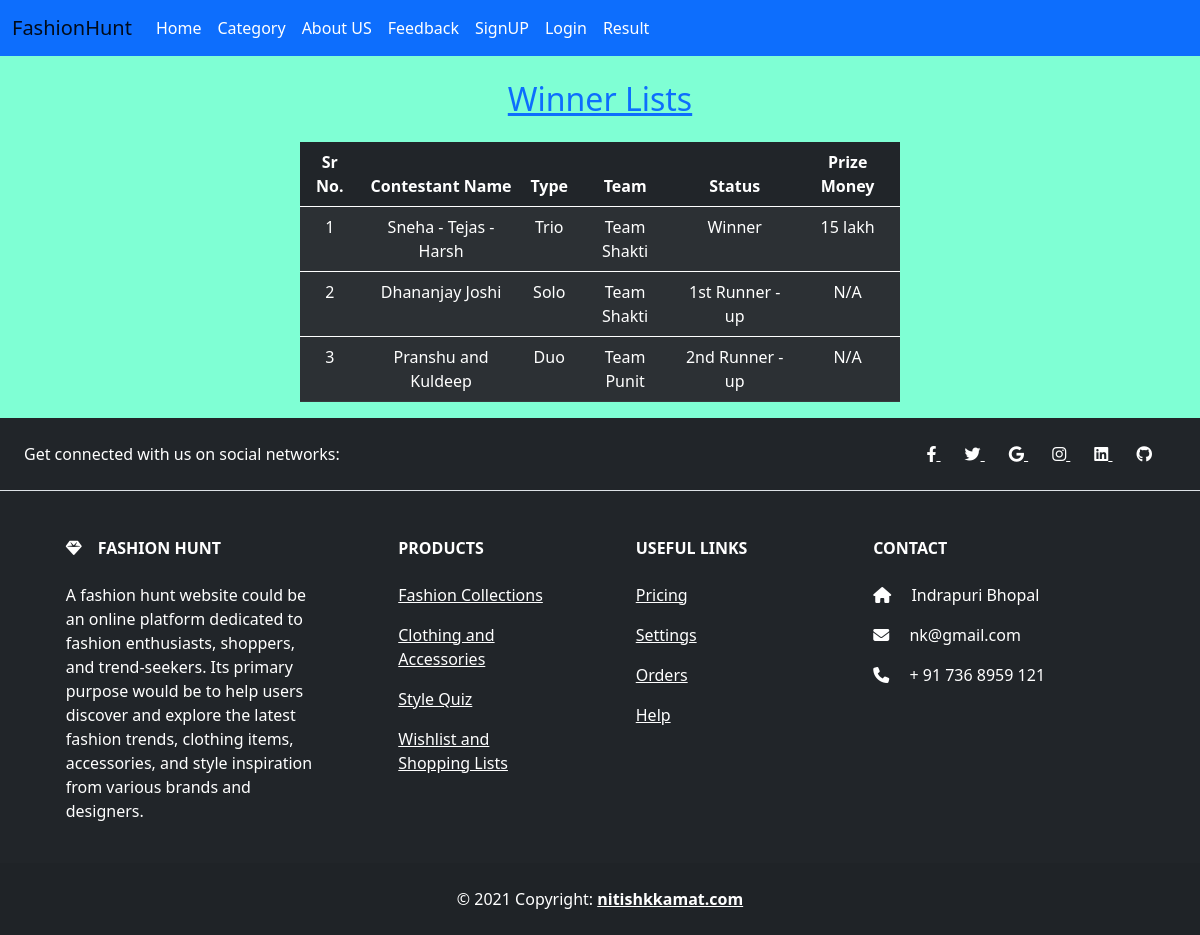
The page /result/resShow/ on the database its author committed.
### result/models.py (models this page shows)
class Result(models.Model):
	sno=models.CharField(max_length=15)
	cname=models.CharField(max_length=70)
	type=models.CharField(max_length=50)
	team=models.CharField(max_length=50)
	status=models.CharField(max_length=50)
	prize=models.CharField(max_length=50)

### result/views.py (the view)
# urls.py: path('resShow/',views.resShow, name="resShow"),
def resShow(req):
	ob=Result.objects.all()
	return render(req,"resShow.html",{'data':ob})

### templates/resShow.html (shortened to what this page needs)
{% extends 'base.html' %}
{% block content %}
{% load static %}
<!DOCTYPE html>
<html lang="en">
<head>
    <link rel="stylesheet" href="https://cdnjs.cloudflare.com/ajax/libs/font-awesome/4.7.0/css/font-awesome.min.css">
</head>
<body id="tbody">
    <form action="" method="POST">
        <h2 class="h1-responsive font-weight-bold text-center my-4 text-primary text-decoration-underline">
        Winner Lists
      </h2>
        <table class="table table-dark table-striped">
            <thead>
              <tr>
                <td><b>Sr No.</b></td>
                <td><b>Contestant Name</b></td>
                <td><b>Type</b></td>
                <td><b>Team</b></td>
                <td><b>Status</b></td>
                <td><b>Prize Money</b></td>
         </tr>
          </thead>
          <tbody>
          {% for i in data %}
          <tr>
           <td>{{i.sno}}</td>
           <td>{{i.cname}}</td>
           <td>{{i.type}}</td>
           <td>{{i.team}}</td>
           <td>{{i.status}}</td>
           <td>{{i.prize}}</td>
          </tr>
          </tbody>
          {% endfor %}
        </table>
    </form>
</body>
</html>
{% endblock %}

### static/navbar.css (style rules this page uses)
* { margin: 0; padding: 0; box-sizing: border-box; }
body { background-size: cover; }

### templates/resShow.html (style rules this page uses)
#tbody { background-color:aquamarine; }
form { width: 50%; margin: auto; }
td { text-align: center; }

### rows shown on the page
Result: sno "1", cname "Sneha - Tejas - Harsh", type "Trio", team "Team Shakti", status "Winner", prize "15 lakh"
Result: sno "2", cname "Dhananjay Joshi", type "Solo", team "Team Shakti", status "1st Runner -up", prize "N/A"
Result: sno "3", cname "Pranshu and Kuldeep", type "Duo", team "Team Punit", status "2nd Runner -up", prize "N/A"
